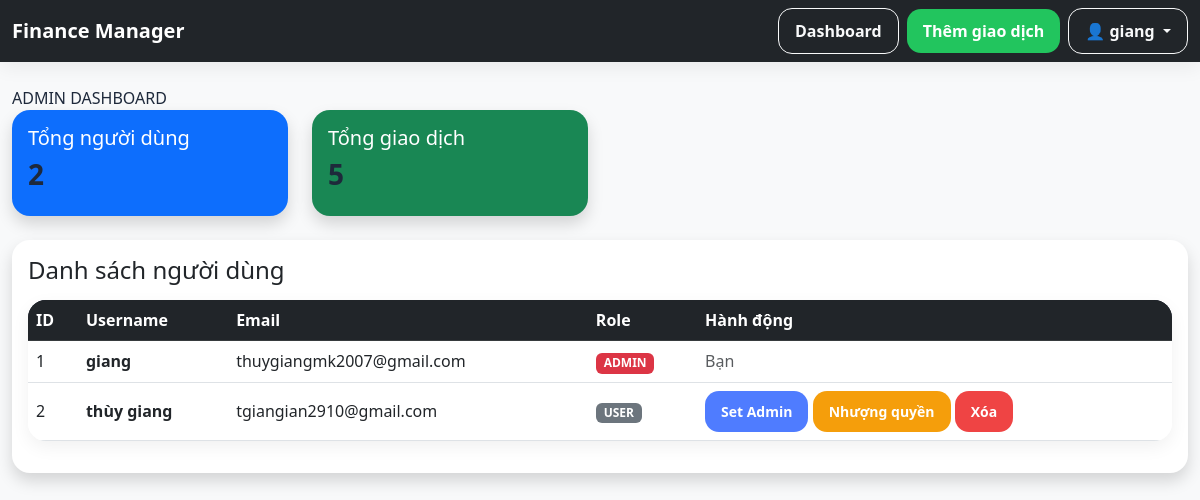
The app's page /admin/dashboard (signed in) with its own data.
### models.py (models this page shows)
class User(db.Model, UserMixin):
    id = db.Column(db.Integer, primary_key=True)
    username = db.Column(db.String(100), unique=True, nullable=False)
    email = db.Column(db.String(200), unique=True, nullable=False)
    password = db.Column(db.String(200), nullable=False)
    role = db.Column(db.String(20), default="user")
    monthly_income = db.Column(db.Float, default=0)
    budget_limit = db.Column(db.Float, default=0)
    transactions = db.relationship("Transaction", backref="user", lazy=True)

### routes/admin_routes.py (the view)
@admin.route("/dashboard")#định nghĩa route cho blueprint admin
@login_required #ycau phải đăng nhập được mới truy cập đc vào ( nếu chưa đnhap sẽ chuyển sang trang đnhap)
def dashboard():# định nghĩa hàm dashboard
    if current_user.role != "admin": #ktra ngdung đang đnhap ,ko phải admin ko đc phép truy cập
        flash("Bạn không có quyền truy cập admin", "danger") #hiển thị lỗi thông báo cho người dùng . danger thuộc bootstrap( 1 công cụ gồm jvs và css để tke giao diện web)
        return redirect(url_for("transaction.dashboard")) #chuyển ng dùng về trang dashboard của phàn transaction và kêt thúc
    users = User.query.all() #lấy danh sách user trong csdl
    total_users = User.query.count() # đếm tổng số ng dùng
    total_transactions = sum(len(u.transactions) for u in users) #tính tổng số gdich của tát cả ng dùng = duyệt từng user và cộng sluong gdich
    return render_template( #trả về giao diện html cho trình duyệt
        "admin_dashboard.html", #file gdien hiển thị
        users=users, #truyền danh sách user sang gdien
        total_users=total_users,# truyền tổng số user
        total_transactions=total_transactions # chuyển tổng số gdich
    )

### templates/admin_dashboard.html (shortened to what this page needs)
{% extends 'base.html' %}
{% block content %}
    ADMIN DASHBOARD
<div class="row mb-4">
    <div class="col-md-3">
        <div class="card bg-primary text-white shadow">
            <div class="card-body">
                <h5>Tổng người dùng</h5>
                <h3>{{ total_users }}</h3>
            </div>
        </div>
    </div>
    <div class="col-md-3">
        <div class="card bg-success text-white shadow">
            <div class="card-body">
                <h5>Tổng giao dịch</h5>
                <h3>{{ total_transactions }}</h3>
            </div>
        </div>
    </div>
</div>
<div class="card shadow border-0">
    <div class="card-body">
        <h4 class="mb-3">Danh sách người dùng</h4>
        <table class="table table-hover align-middle">
            <thead class="table-dark">
                <tr>
                    <th>ID</th>
                    <th>Username</th>
                    <th>Email</th>
                    <th>Role</th>
                    <th>Hành động</th>
                </tr>
            </thead>
            <tbody>
                {% for user in users %}
                <tr>
                    <td>{{ user.id }}</td>
                    <td class="fw-bold">{{ user.username }}</td>
                    <td>{{ user.email }}</td>
                    <td>
                        {% if user.role == 'admin' %}
                            <span class="badge bg-danger">ADMIN</span>
                        {% else %}
                            <span class="badge bg-secondary">USER</span>
                        {% endif %}
                    </td>
                    <td>
                        {% if user.id != current_user.id %}
                            {% if user.role != 'admin' %}
                            <form action="{{ url_for('admin.make_admin', user_id=user.id) }}"
                                  method="POST"
                                  style="display:inline;">
                                <button class="btn btn-sm btn-primary">
                                    Set Admin
                                </button>
                            </form>
                            {% endif %}
                            {% if current_user.role == 'admin' and user.role != 'admin' %}
                            <form action="{{ url_for('admin.transfer_admin', user_id=user.id) }}"
                                  method="POST"
                                  style="display:inline;">
                                <button class="btn btn-sm btn-warning">
                                    Nhượng quyền
                                </button>
                            </form>
                            {% endif %}
                            <form action="{{ url_for('admin.delete_user', user_id=user.id) }}"
                                  method="POST"
                                  style="display:inline;">
                                <button class="btn btn-sm btn-danger"
                                        onclick="return confirm('Xóa user này?')">
                                    Xóa
                                </button>
                            </form>
                        {% else %}
                            <span class="text-muted">Bạn</span>
                        {% endif %}
                    </td>
                </tr>
                {% endfor %}
            </tbody>
        </table>
    </div>
</div>
{% endblock %}

### templates/base.html (shortened to what this page needs)
<!DOCTYPE html>
<html lang="vi">
<head>
    <link href="https://cdn.jsdelivr.net/npm/bootstrap@5.3.0/dist/css/bootstrap.min.css"
          rel="stylesheet">
    <link rel="stylesheet"
          href="{{ url_for('static', filename='css/style.css') }}">
</head>
<body class="bg-light">
    <nav class="navbar navbar-expand-lg navbar-dark bg-dark">
        <div class="container">
            <a class="navbar-brand fw-bold"
               href="{{ url_for('transaction.dashboard') }}">
                Finance Manager
            </a>
            <div class="d-flex ms-auto align-items-center gap-2">
                <a href="{{ url_for('transaction.dashboard') }}"
                   class="btn btn-outline-light">
                    Dashboard
                </a>
                <a href="{{ url_for('transaction.add_transaction') }}"
                   class="btn btn-success">
                    Thêm giao dịch
                </a>
                <div class="dropdown">
                    <button class="btn btn-outline-light dropdown-toggle"
                            type="button"
                            data-bs-toggle="dropdown"
                            aria-expanded="false">
                        👤 {{ current_user.username }}
                    </button>
                </div>
            </div>
        </div>
    </nav>
    <div class="container mt-4">
        {% block content %}
        {% endblock %}
    </div>
</body>
</html>

### static/css/style.css (style rules this page uses)
:root { --bg: #f4f7ff; --card: #ffffff; --text: #1e293b; --muted: #64748b; --primary: #4f7cff; --success: #22c55e; --danger: #ef4444; --warning: #f59e0b; --shadow: 0 10px 30px rgba(0,0,0,0.08); --soft-shadow: 0 6px 18px rgba(0,0,0,0.06); --radius: 18px; }
body { font-family: "Segoe UI", sans-serif; background: var(--bg); color: var(--text); }
.container { max-width: 1200px; }
h1,h2,h3 { font-weight: 800; letter-spacing: -0.5px; color: var(--text); }
.navbar { background: rgba(255,255,255,0.8); backdrop-filter: blur(10px); box-shadow: var(--soft-shadow); }
.card { border: none; border-radius: var(--radius); box-shadow: var(--soft-shadow); }
.btn { border-radius: 14px; font-weight: 600; padding: 10px 16px; transition: 0.2s; }
.btn-primary { background: var(--primary); border: none; }
.btn-success { background: var(--success); border: none; }
.btn-danger { background: var(--danger); border: none; }
.btn-warning { background: var(--warning); border: none; color: white; }
.table { background: white; border-radius: var(--radius); overflow: hidden; box-shadow: var(--soft-shadow); }
.table thead { background: #0f172a; color: white; }
.table tbody tr { transition: 0.2s; }
.dropdown { position: relative; overflow: visible !important; }
.navbar { position: relative; z-index: 1050; }
.card { position: relative; z-index: 1; overflow: visible !important; }

### records on screen
User: username "giang", id "1", email "thuygiangmk2007@gmail.com", role "ADMIN", shows "Bạn"
User: id "2", username "thùy giang", email "tgiangian2910@gmail.com", role "USER"

### other values on screen
{{ total_users }} "2"
{{ total_transactions }} "5"
